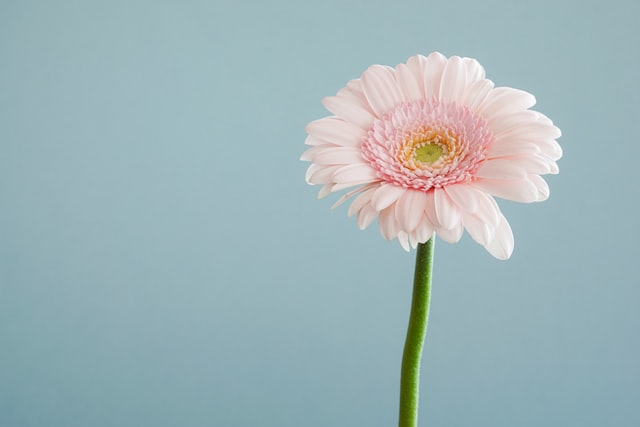
#> input picture Assignment7/flower.jpg, 640 x 427 px
$ jupyter execute Conditional_Threshold.ipynb
#> lines starting #> are read from the running program, lines starting #| are printed output that depends on the picture
# Importing Libraries

[cell 1]
import matplotlib.pyplot as plt
import cv2
import numpy as np
import math

# Loading Image

[cell 2]
img_path = './flower.jpg'
rgb = plt.imread(img_path)
#> rgb is the input picture: shape (427, 640, 3); mean R, G, B 159.1, 180.5, 184.5
print(rgb.shape)
#| (427, 640, 3)

[cell 3]
grayscale = cv2.cvtColor(rgb, cv2.COLOR_RGB2GRAY)
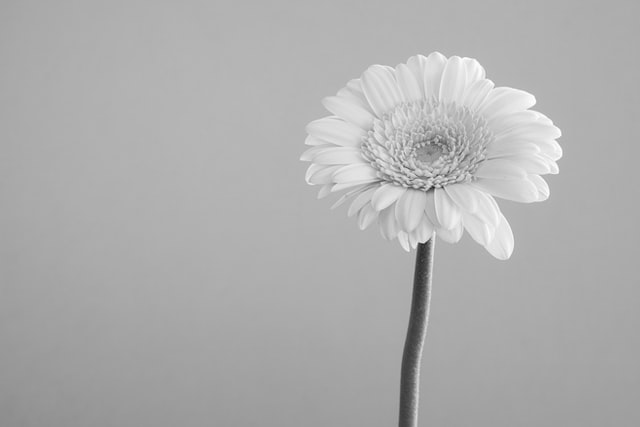
#> grayscale: shape (427, 640); min 31, max 255, mean 174.6
print(grayscale.shape)
#| (427, 640)

[cell 4]
plt.imshow(grayscale,cmap = 'gray')

### Left Shift

[cell 5]
def left_shift(img):

    m, n = img.shape
    processed_img = img.copy()
    for x in range(m):
        for y in range(n):
            processed_img[x, y] = processed_img[x, y] - 80
            if(processed_img[x, y] < 0):
                processed_img[x, y] = 0

    return processed_img

# Right Shift

[cell 6]
def right_shift(img):

    m, n = img.shape
    processed_img = img.copy()
    for x in range(m):
        for y in range(n):
            processed_img[x, y] = processed_img[x, y] + 50
            if(processed_img[x, y] > 255):
                processed_img[x, y] = 155

    return processed_img

# Specific Range

[cell 7]
def specific_range(img, T1, T2):
    m, n = img.shape
    processed_img = img.copy()
    for x in range(m):
        for y in range(n):
            if(processed_img[x, y] <= T1):
                processed_img[x, y] = T1
            if(processed_img[x, y] >= T2):
                processed_img[x, y] = T2

    return processed_img

# Plotting Image

[cell 8]
def plot_img(img_set, title_set, hist_set):
    n = len(img_set)
    plt.figure(figsize = (20, 30))
    j = 0
    for i in range(n):
        img = img_set[i]
        plt.subplot(4, 2, j + 1)
        plt.imshow(img_set[i],cmap='gray')
        plt.title(title_set[i])

        plt.subplot(4, 2, j + 2)
        plt.plot(hist_set[i])
        plt.title(title_set[i])
        j = j + 2
    plt.savefig('./Output.png')

# Calling the Conditions

[cell 9]
gray_hist = cv2.calcHist([grayscale],[0],None,[256],[0,256])
#> gray_hist = 256 values, max 14189 at index 174, min 0 at index 0, mean 1067.5

[cell 10]
left_shift = left_shift(grayscale)
#> after the loop in left_shift, `for x in range(m):`:
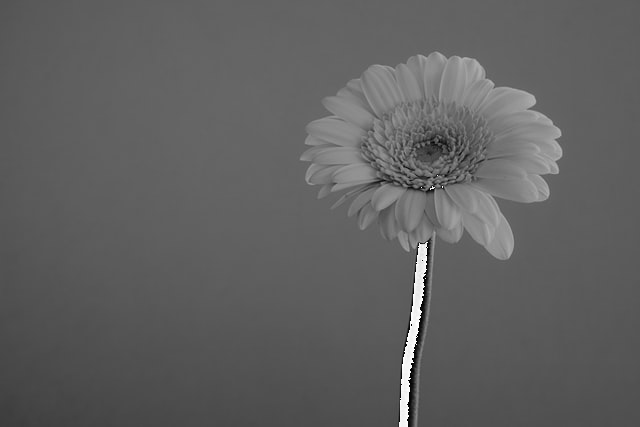
#> processed_img: shape (427, 640); min 0, max 255, mean 96.2

[cell 11]
left_shift_hist = cv2.calcHist([left_shift],[0],None,[256],[0,256])
#> left_shift_hist = 256 values, max 14189 at index 94, min 0 at index 176, mean 1067.5

[cell 12]
right_shift = right_shift(grayscale)
#> after the loop in right_shift, `for x in range(m):`:
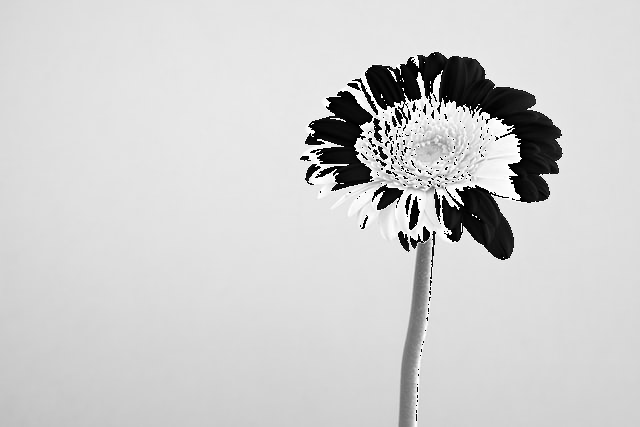
#> processed_img: shape (427, 640); min 0, max 255, mean 206.7

[cell 13]
right_shift_hist = cv2.calcHist([right_shift],[0],None,[256],[0,256])
#> right_shift_hist = 256 values, max 14189 at index 224, min 0 at index 50, mean 1067.5

[cell 14]
spec_range = specific_range(grayscale, 160, 180)
#> after the loop in specific_range, `for x in range(m):`:
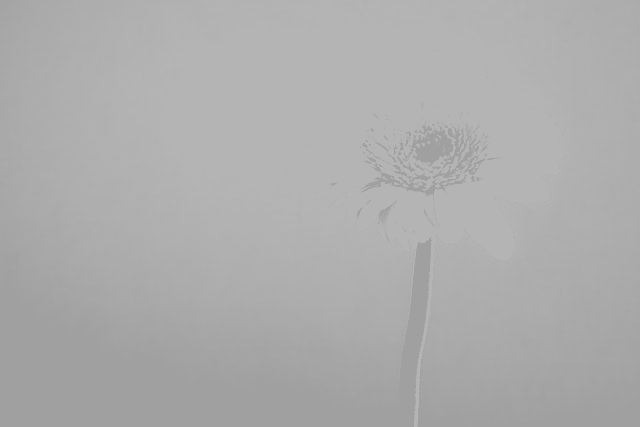
#> processed_img: shape (427, 640); min 160, max 180, mean 172.4

[cell 15]
spec_range_hist =  cv2.calcHist([spec_range],[0],None,[256],[0,256])
#> spec_range_hist = 256 values, max 65395 at index 180, min 0 at index 0, mean 1067.5

# showing the image

[cell 16]
img_set = [grayscale, left_shift, right_shift, spec_range]

title_set = ['Grayscale', 'Left Shift', 'Right Shift', 'Specific Range']

hist_set = [gray_hist, left_shift_hist, right_shift_hist, spec_range_hist]

plot_img(img_set, title_set, hist_set)
#> in plot_img, `n = len(img_set)`: n = 4
#> after the loop in plot_img, `for i in range(n):`: j = 8
#> in plot_img, `plt.savefig('./Output.png')`:
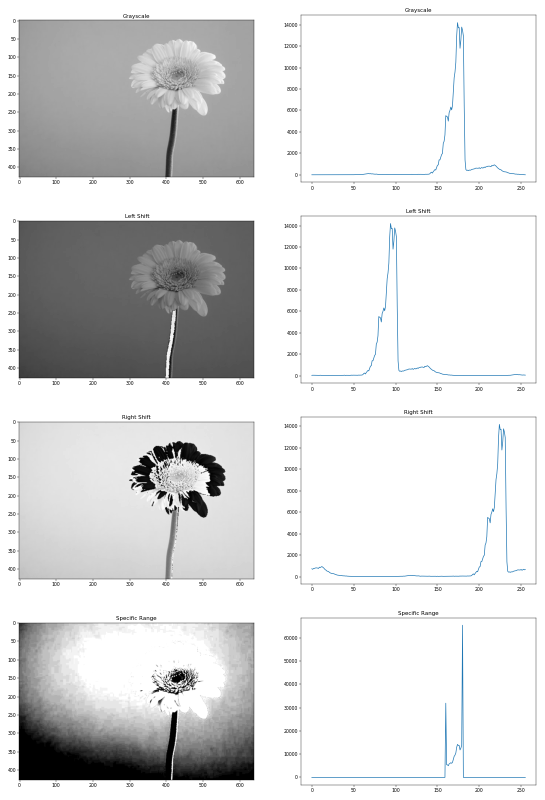
#> figure drawn by matplotlib, 8 panels; panel 2: curve peaks at x = 174, y = 14189; panel 4: curve peaks at x = 94, y = 14189; panel 6: curve peaks at x = 224, y = 14189; panel 8: curve peaks at x = 180, y = 65395
